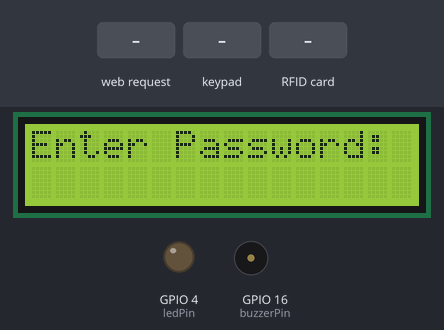
A sketch run on a simulated ESP32. On the bench: 16×2 character LCD, output pins drawn as LEDs (lit = HIGH), buzzer (waves = sounding, pin HIGH). The inputs (shaded band) are chosen by the test bench. What the sketch prints to the serial monitor is not drawn.

Above: at 6.3 s.
6.4 s: HTTP request GET /drive?x=1&y=1 received
At 8.6 s:
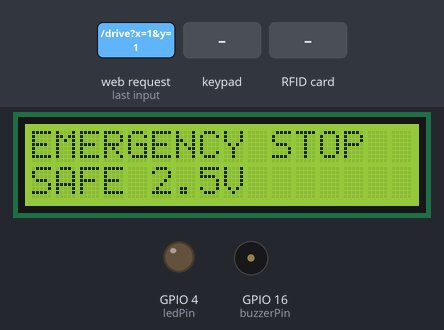
8.8 s: keypad keys 1 2 3 4 A pressed 0.4 s apart
At 11.3 s:
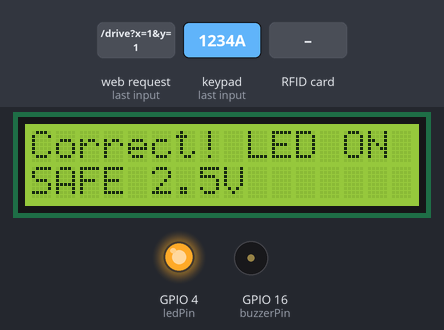
12.3 s: RFID card F3 32 D0 F7 held to the reader
At 13.1 s:
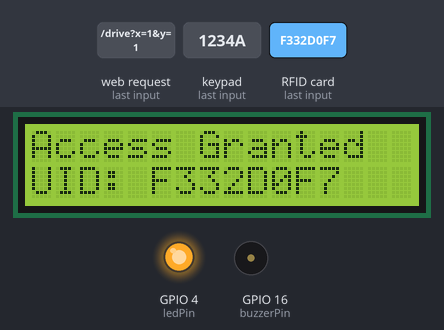
15.3 s: RFID card EC 27 F0 9B held to the reader
At 17.0 s:
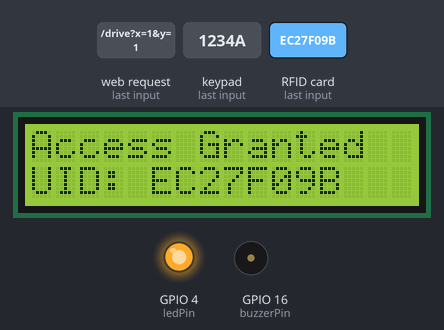
18.3 s: key '1' pressed
At 19.4 s:
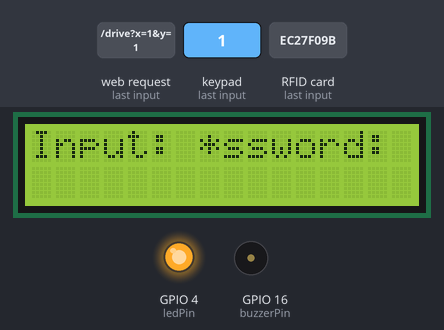
19.8 s: keypad keys 1 1 2 2 3 3 4 4 # pressed 0.4 s apart
At 24.4 s:
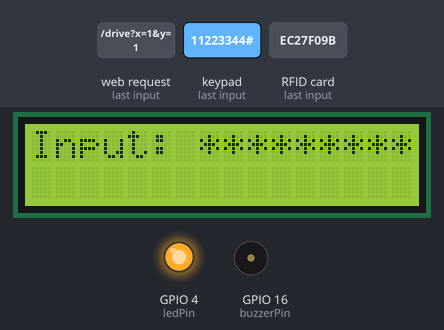
Timing chart, 0 to 46.8 s (numbered marks = the images above; inputs shaded):
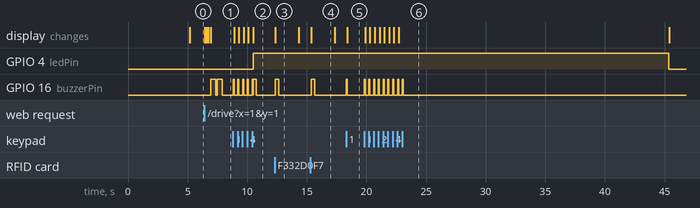

The sketch:

WheelchairRFID.ino
```cpp
/*
 * Wheelchair remote + RFID / keypad (ESP32)
 *
 * SIMULATE_JOYSTICK = 1 (default): no dacWrite on GPIO25/26 — keypad can stay on
 * the original row pins {32,33,25,26}. Ramp + watchdog + web logic run; values are
 * logged on Serial (and briefly on LCD while moving). No hardware rewiring.
 *
 * SIMULATE_JOYSTICK = 0: real internal DAC on 25/26. You MUST move keypad rows off
 * 25/26 (e.g. to 17/18) — those pins cannot be shared with the keypad matrix.
 *
 * Logical voltages: STOP 2.5 V, axis ends 1.0 V / 4.0 V. Real ~4 V at connector
 * needs MCP4725 @ 5 V or an analog front-end.
 */

#ifndef SIMULATE_JOYSTICK
#define SIMULATE_JOYSTICK 1
#endif

#include <WiFi.h>
#include <math.h>
#include <string.h>
#include <WebServer.h>
#include <Keypad.h>
#include <LiquidCrystal_I2C.h>
#include <SPI.h>
#include <MFRC522.h>

// ------ Joystick / DAC ------
static const int PIN_DAC_X = 25;  // DAC1
static const int PIN_DAC_Y = 26;  // DAC2
static const float V_CENTER = 2.5f;
static const float V_MIN = 1.0f;
static const float V_MAX = 4.0f;

static const unsigned long WATCHDOG_MS = 500;
static const float RAMP_VOLTS_PER_SEC = 2.8f;

static float g_targetXV = V_CENTER;
static float g_targetYV = V_CENTER;
static float g_currentXV = V_CENTER;
static float g_currentYV = V_CENTER;
static unsigned long g_lastDriveMs = 0;
static unsigned long g_lastRampMs = 0;
static bool g_emergencyLatched = false;

// ------ WiFi AP Settings ------
const char* apSsid = "Wheelchair_CTRL";
const char* apPassword = "wheelchair123";
WebServer server(80);

// ------ Keypad (original wiring when SIMULATE_JOYSTICK: rows use 25/26) ------
const byte ROWS = 4;
const byte COLS = 4;
char keys[ROWS][COLS] = {
  {'1', '2', '3', 'A'},
  {'4', '5', '6', 'B'},
  {'7', '8', '9', 'C'},
  {'*', '0', '#', 'D'}
};
#if SIMULATE_JOYSTICK
byte rowPins[ROWS] = {32, 33, 25, 26};
#else
byte rowPins[ROWS] = {32, 33, 17, 18};
#endif
byte colPins[COLS] = {27, 14, 12, 13};
Keypad keypad = Keypad(makeKeymap(keys), rowPins, colPins, ROWS, COLS);

// ------ LED Setup ------
const int ledPin = 4;
bool ledState = false;
unsigned long ledOnTime = 0;

// ------ LCD Setup ------
LiquidCrystal_I2C lcd(0x27, 16, 2);

// ------ RFID Setup ------
#define RST_PIN 5
#define SS_PIN 15
MFRC522 rfid(SS_PIN, RST_PIN);

// ------ Password ------
const String correctPassword = "1234";
String inputPassword = "";
String hiddenPassword = "";
int failedAttempts = 0;
bool isLockedOut = false;
unsigned long lockoutStartTime = 0;

// ------ RFID UI (non-blocking) ------
unsigned long rfidUiHoldUntil = 0;
bool rfidUiActive = false;

// ------ Buzzer ------
const int buzzerPin = 16;
void beep(int duration = 100) {
  digitalWrite(buzzerPin, HIGH);
  delay(duration);
  digitalWrite(buzzerPin, LOW);
}

// ------ Allowed UIDs ------
const String allowedUIDs[] = {
  "F332D0F7",
  "EC27F09B",
  "11223344"
};

// Map logical 1.0–4.0 V command to ~0–3.3 V at the DAC pin (full swing).
static uint8_t logicalVoltsToDac8(float v) {
  v = constrain(v, V_MIN, V_MAX);
  float t = (v - V_MIN) / (V_MAX - V_MIN);
  return (uint8_t)(t * 255.0f);
}

static bool simMotionActive() {
  const float e = 0.03f;
  return fabsf(g_targetXV - V_CENTER) > e || fabsf(g_targetYV - V_CENTER) > e ||
         fabsf(g_currentXV - V_CENTER) > e || fabsf(g_currentYV - V_CENTER) > e;
}

static void applyDacXY(float logicalXV, float logicalYV) {
#if SIMULATE_JOYSTICK
  (void)logicalXV;
  (void)logicalYV;
  // No GPIO25/26 dacWrite — keypad and "virtual joystick" can coexist.
#else
  dacWrite(PIN_DAC_X, logicalVoltsToDac8(logicalXV));
  dacWrite(PIN_DAC_Y, logicalVoltsToDac8(logicalYV));
#endif
}

// HUD while web drive is active (line 0 = direction text; line 2 updated while ramping).
static bool g_driveHudActive = false;

static void simLogAndOptionalLcd() {
#if SIMULATE_JOYSTICK
  static unsigned long lastSimMs = 0;
  unsigned long now = millis();
  if (now - lastSimMs < 200) return;
  lastSimMs = now;

  if (simMotionActive()) {
    uint8_t bx = logicalVoltsToDac8(g_currentXV);
    uint8_t by = logicalVoltsToDac8(g_currentYV);
    Serial.printf("[SIM] X=%.2fV Y=%.2fV (DAC8 %u,%u) tgt %.2f %.2f\n",
                  g_currentXV, g_currentYV, bx, by, g_targetXV, g_targetYV);
  }
#endif
}

// Line 0: English only (16 chars for LCD).
static void driveHudLine0(char out[17], float nx, float ny) {
  const float t = 0.35f;
  const bool stop = fabsf(nx) < t && fabsf(ny) < t;
  if (stop) {
    snprintf(out, 17, "STOP / idle     ");
    return;
  }
  const bool left = nx < -t;
  const bool right = nx > t;
  const bool fwd = ny > t;
  const bool back = ny < -t;
  int n = (left ? 1 : 0) + (right ? 1 : 0) + (fwd ? 1 : 0) + (back ? 1 : 0);
  if (n > 1) {
    snprintf(out, 17, "DIAG pressed    ");
    return;
  }
  if (left) snprintf(out, 17, "LEFT pressed    ");
  else if (right) snprintf(out, 17, "RIGHT pressed   ");
  else if (fwd) snprintf(out, 17, "FORWARD pressed ");
  else if (back) snprintf(out, 17, "BACK pressed    ");
  else snprintf(out, 17, "STOP / idle     ");
}

// Line 1: volts + IDLE (centered) or MOVE (ramping / off-center).
static void driveHudLine1(char out[17]) {
  const char* st = simMotionActive() ? "MOVE" : "IDLE";
  snprintf(out, 17, "%.2fV %.2fV %s", g_currentXV, g_currentYV, st);
  for (int i = strlen(out); i < 16; i++) out[i] = ' ';
  out[16] = '\0';
}

static void lcdPaintDriveHud(float nx, float ny) {
  if (rfidUiActive || g_emergencyLatched) return;
  g_driveHudActive = true;
  char row0[17];
  driveHudLine0(row0, nx, ny);
  lcd.setCursor(0, 0);
  lcd.print(row0);
  char row1[17];
  driveHudLine1(row1);
  lcd.setCursor(0, 1);
  lcd.print(row1);
}

static void lcdRefreshDriveHudLine2() {
  if (!g_driveHudActive || g_emergencyLatched || rfidUiActive || g_lastDriveMs == 0) return;
  static unsigned long last = 0;
  unsigned long now = millis();
  if (now - last < 120) return;
  last = now;
  char row1[17];
  driveHudLine1(row1);
  lcd.setCursor(0, 1);
  lcd.print(row1);
}

static void serialLogDrive(float nx, float ny) {
  const float t = 0.35f;
  const bool stop = fabsf(nx) < t && fabsf(ny) < t;
  const char* dir = "STOP";
  if (!stop) {
    const bool left = nx < -t, right = nx > t, fwd = ny > t, back = ny < -t;
    int n = (left ? 1 : 0) + (right ? 1 : 0) + (fwd ? 1 : 0) + (back ? 1 : 0);
    if (n > 1) dir = "DIAGONAL";
    else if (left) dir = "LEFT";
    else if (right) dir = "RIGHT";
    else if (fwd) dir = "FORWARD";
    else if (back) dir = "BACK";
    else dir = "MIXED";
  }
  const char* motion = simMotionActive() ? "MOVE" : "IDLE";
  Serial.printf("[Drive] %s pressed | X=%.2fV Y=%.2fV | %s\n", dir, g_currentXV, g_currentYV, motion);
}

static void forceStopOutputs() {
  g_targetXV = g_currentXV = V_CENTER;
  g_targetYV = g_currentYV = V_CENTER;
  applyDacXY(V_CENTER, V_CENTER);
}

static void triggerEmergencyStop() {
  g_emergencyLatched = true;
  g_driveHudActive = false;
  forceStopOutputs();
  lcd.setCursor(0, 0);
  lcd.print("EMERGENCY STOP  ");
  lcd.setCursor(0, 1);
  lcd.print("SAFE 2.5V       ");
  beep(400);
  delay(150);
  beep(400);
}

static void clearEmergencyIfDriving() {
  if (g_emergencyLatched) g_emergencyLatched = false;
}

// Normalize -1..1 -> logical volts 1.0..4.0 (center 2.5).
static float normToVolts(float n) {
  n = constrain(n, -1.0f, 1.0f);
  return V_CENTER + n * (V_MAX - V_CENTER);  // 2.5 + n*1.5 -> [1.0,4.0]
}

static void updateRampAndDac() {
  unsigned long now = millis();
  if (g_lastRampMs == 0) g_lastRampMs = now;
  float dt = (now - g_lastRampMs) / 1000.0f;
  g_lastRampMs = now;
  if (dt > 0.05f) dt = 0.05f;

  float step = RAMP_VOLTS_PER_SEC * dt;
  float dx = g_targetXV - g_currentXV;
  float dy = g_targetYV - g_currentYV;
  if (dx > step) dx = step;
  else if (dx < -step) dx = -step;
  if (dy > step) dy = step;
  else if (dy < -step) dy = -step;
  g_currentXV += dx;
  g_currentYV += dy;
  applyDacXY(g_currentXV, g_currentYV);
  simLogAndOptionalLcd();
  lcdRefreshDriveHudLine2();
}

static void refreshDriveWatchdog() {
  g_lastDriveMs = millis();
}

static void checkDriveWatchdog() {
  if (g_lastDriveMs == 0) return;
  unsigned long now = millis();
  if (now - g_lastDriveMs > WATCHDOG_MS) {
    triggerEmergencyStop();
    g_lastDriveMs = 0;
  }
}

// ------ Web Page (wheelchair + legacy LED) ------
String webPage() {
  return R"rawliteral(
<!DOCTYPE html>
<html>
<head>
  <meta charset="UTF-8">
  <meta name="viewport" content="width=device-width, initial-scale=1">
  <title>Wheelchair + LED</title>
  <style>
    body { background: #282c34; color: white; font-family: sans-serif; text-align: center; padding: 16px; }
    button { font-size: 18px; padding: 12px 18px; margin: 8px; border: none; border-radius: 8px; touch-action: manipulation; }
    .fwd { background: #2e7d32; color: white; }
    .back { background: #c62828; color: white; }
    .lr { background: #1565c0; color: white; }
    .stop { background: #ef6c00; color: white; width: 90%; max-width: 420px; }
    .ledg { background: green; color: white; }
    .ledr { background: #b71c1c; color: white; }
    #status { margin-top: 16px; font-size: 16px; color: #ffeb3b; }
    .hint { font-size: 13px; color: #b0bec5; margin-top: 12px; }
  </style>
</head>
<body>
  <h2>Drive (hold buttons)</h2>
  <div>
    <button class="fwd" id="btnN" onpointerdown="press(0,1)" onpointerup="release()" onpointerleave="release()">Forward</button>
  </div>
  <div>
    <button class="lr" id="btnW" onpointerdown="press(-1,0)" onpointerup="release()" onpointerleave="release()">Left</button>
    <button class="stop" id="btnS" onclick="sendStop()">STOP</button>
    <button class="lr" id="btnE" onpointerdown="press(1,0)" onpointerup="release()" onpointerleave="release()">Right</button>
  </div>
  <div>
    <button class="back" id="btnB" onpointerdown="press(0,-1)" onpointerup="release()" onpointerleave="release()">Back</button>
  </div>
  <p class="hint">Sends /drive every 150 ms while held. If Wi‑Fi drops &gt;500 ms, chair stops.</p>

  <h3>LED</h3>
  <button class="ledg" onclick="controlLED('on')">Turn On</button>
  <button class="ledr" onclick="controlLED('off')">Turn Off</button>
  <div id="status">Status: —</div>

  <script>
    let tx = 0, ty = 0, timer = null;
    function drive(nx, ny) {
      tx = nx; ty = ny;
      fetch('/drive?x=' + encodeURIComponent(tx) + '&y=' + encodeURIComponent(ty))
        .then(r => r.text())
        .then(t => { document.getElementById('status').innerText = 'Drive: ' + t; })
        .catch(() => { document.getElementById('status').innerText = 'Connection error'; });
    }
    function sendStop() {
      if (timer) { clearInterval(timer); timer = null; }
      tx = 0; ty = 0;
      drive(0, 0);
    }
    function press(nx, ny) {
      if (timer) clearInterval(timer);
      drive(nx, ny);
      timer = setInterval(() => drive(nx, ny), 150);
    }
    function release() {
      if (timer) { clearInterval(timer); timer = null; }
      sendStop();
    }
    // Continuous link check: page must refresh /drive at least every 500 ms (spec).
    setInterval(() => { if (!timer) drive(0, 0); }, 200);
    function controlLED(action) {
      fetch('/' + action)
        .then(response => response.text())
        .then(data => { document.getElementById('status').innerText = 'LED: ' + data; })
        .catch(() => { document.getElementById('status').innerText = 'Connection Error!'; });
    }
  </script>
</body>
</html>
)rawliteral";
}

void handleRoot() {
  server.send(200, "text/html; charset=utf-8", webPage());
}

static void handleDrive() {
  if (!server.hasArg("x") || !server.hasArg("y")) {
    server.send(400, "text/plain; charset=utf-8", "missing x,y");
    return;
  }
  float nx = server.arg("x").toFloat();
  float ny = server.arg("y").toFloat();
  clearEmergencyIfDriving();
  refreshDriveWatchdog();
  g_targetXV = normToVolts(nx);
  g_targetYV = normToVolts(ny);

  lcdPaintDriveHud(nx, ny);
  serialLogDrive(nx, ny);

  server.send(200, "text/plain; charset=utf-8", "ok");
}

void handleOn() {
  digitalWrite(ledPin, HIGH);
  ledState = true;
  ledOnTime = millis();
  lcd.setCursor(0, 1);
  lcd.print("LED is ON       ");
  beep(200);
  server.send(200, "text/plain; charset=utf-8", "LED is ON");
}

void handleOff() {
  digitalWrite(ledPin, LOW);
  ledState = false;
  lcd.setCursor(0, 1);
  lcd.print("LED is OFF      ");
  beep(200);
  server.send(200, "text/plain; charset=utf-8", "LED is OFF");
}

void setupWiFi() {
  WiFi.mode(WIFI_AP);
  bool apOk = WiFi.softAP(apSsid, apPassword);
  IPAddress apIp = WiFi.softAPIP();

  if (!apOk) {
    Serial.println("Failed to start AP");
  } else {
    Serial.print("AP started. SSID: ");
    Serial.println(apSsid);
    Serial.print("AP IP: ");
    Serial.println(apIp);
  }

  lcd.clear();
  lcd.setCursor(0, 0);
  lcd.print("AP Ready");
  lcd.setCursor(0, 1);
  lcd.print(apIp);
  delay(5000);
  lcd.clear();
  lcd.setCursor(0, 0);
  lcd.print("Enter Password:");
}

bool isUIDAllowed(String uid) {
  for (String allowed : allowedUIDs) {
    if (uid == allowed) return true;
  }
  return false;
}

void setup() {
  Serial.begin(115200);
  pinMode(ledPin, OUTPUT);
  digitalWrite(ledPin, LOW);
  pinMode(buzzerPin, OUTPUT);
  digitalWrite(buzzerPin, LOW);

  lcd.init();
  lcd.backlight();
  lcd.setCursor(0, 0);
  lcd.print("Booting...");

  forceStopOutputs();
  g_lastRampMs = millis();
  g_lastDriveMs = 0;

  SPI.begin();
  rfid.PCD_Init();

  setupWiFi();
  server.on("/", handleRoot);
  server.on("/drive", handleDrive);
  server.on("/on", handleOn);
  server.on("/off", handleOff);
  server.begin();
  Serial.println("HTTP Server started");
#if SIMULATE_JOYSTICK
  Serial.println("Joystick: SIMULATION (no DAC on 25/26). Set SIMULATE_JOYSTICK 0 for real DAC + rewire keypad rows.");
#else
  Serial.println("Joystick: REAL DAC on GPIO25/26.");
#endif
}

void loop() {
  server.handleClient();
  updateRampAndDac();
  checkDriveWatchdog();

  unsigned long currentTime = millis();

  // RFID Section (non-blocking hold after read)
  if (rfidUiActive) {
    if (currentTime >= rfidUiHoldUntil) {
      rfidUiActive = false;
      lcd.setCursor(0, 0);
      lcd.print("Enter Password: ");
      lcd.setCursor(0, 1);
      lcd.print("                ");
    }
  } else if (rfid.PICC_IsNewCardPresent() && rfid.PICC_ReadCardSerial()) {
    String uid = "";
    for (byte i = 0; i < rfid.uid.size; i++) {
      if (rfid.uid.uidByte[i] < 0x10) uid += "0";
      uid += String(rfid.uid.uidByte[i], HEX);
    }
    uid.toUpperCase();
    Serial.println("UID: " + uid);
    lcd.setCursor(0, 1);
    lcd.print("UID: " + uid);
    if (isUIDAllowed(uid)) {
      digitalWrite(ledPin, HIGH);
      ledState = true;
      ledOnTime = currentTime;
      lcd.setCursor(0, 0);
      lcd.print("Access Granted  ");
      beep(300);
    } else {
      lcd.setCursor(0, 0);
      lcd.print("Access Denied   ");
      beep(100);
      delay(100);
      beep(100);
    }
    rfidUiHoldUntil = currentTime + 2000;
    rfidUiActive = true;
    rfid.PICC_HaltA();
  }

  if (isLockedOut) {
    if (currentTime - lockoutStartTime >= 10UL * 60UL * 1000UL) {
      isLockedOut = false;
      failedAttempts = 0;
      lcd.setCursor(0, 0);
      lcd.print("Try again:      ");
    }
    return;
  }

  char key = keypad.getKey();
  if (key) {
    beep(80);
    if (key == 'D') {
      inputPassword = "";
      hiddenPassword = "";
      lcd.setCursor(0, 0);
      lcd.print("Cleared         ");
    } else if (key == 'A') {
      if (inputPassword == correctPassword) {
        digitalWrite(ledPin, HIGH);
        ledState = true;
        ledOnTime = currentTime;
        lcd.setCursor(0, 0);
        lcd.print("Correct! LED ON ");
        beep(250);
        failedAttempts = 0;
      } else {
        lcd.setCursor(0, 0);
        lcd.print("Wrong! Try again");
        beep(100);
        delay(100);
        beep(100);
        failedAttempts++;
        if (failedAttempts >= 4) {
          isLockedOut = true;
          lockoutStartTime = currentTime;
          lcd.setCursor(0, 0);
          lcd.print("LOCKED 10 MIN   ");
        }
      }
      inputPassword = "";
      hiddenPassword = "";
    } else if (key >= '0' && key <= '9') {
      if (inputPassword.length() < 10) {
        inputPassword += key;
        hiddenPassword += "*";
        lcd.setCursor(0, 0);
        lcd.print("Input: " + hiddenPassword);
      }
    }
  }

  if (ledState && currentTime - ledOnTime >= 30000) {
    digitalWrite(ledPin, LOW);
    ledState = false;
    lcd.setCursor(0, 1);
    lcd.print("LED is OFF      ");
  }
}
```

Measured:
- after the input at 6.4 s, GPIO 16 (buzzerPin): alternates HIGH for 0.40 s and LOW for 0.15 s, 4 changes in all, then stays LOW, starting after 0.55 s; the display: first changes after 0.05 s (image 1 shows a later state)
- after the input at 8.8 s, GPIO 4 (ledPin): LOW → HIGH after 1.7 s; GPIO 16 (buzzerPin): goes 4 × (HIGH 0.08 s, LOW 0.32 s), HIGH 0.08 s, LOW 0.02 s, HIGH 0.25 s, then LOW, starting at once; the display: first changes after 0.11 s (image 2 shows a later state)
- after the input at 12.3 s, GPIO 16 (buzzerPin): LOW → HIGH at once, → LOW 0.30 s later; the display: changes at once (image 3)
- after the input at 15.3 s, GPIO 16 (buzzerPin): LOW → HIGH after 0.05 s, → LOW 0.30 s later; the display: changes after 0.05 s (image 4)
- after the input at 18.3 s, GPIO 16 (buzzerPin): LOW → HIGH at once, → LOW 0.08 s later; the display: changes after 0.09 s (image 5)
- after the input at 19.8 s, GPIO 16 (buzzerPin): alternates HIGH for 0.08 s and LOW for 0.32 s, 18 changes in all, then stays LOW, starting at once; the display: first changes after 0.10 s (image 6 shows a later state)
- what the display in image 3 shows lasts 2.0 s, from 12.3 s to 14.3 s
